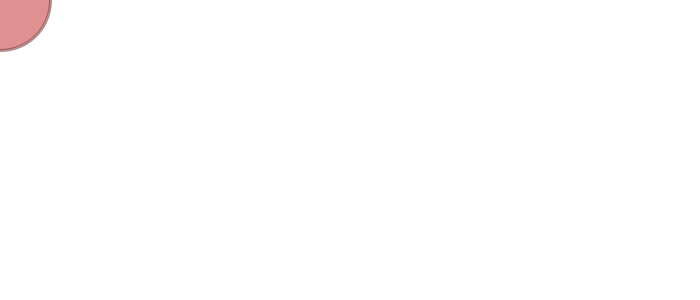
Frame 1 (no input)
Frame 60 (the mouse pressed at the canvas centre just before this capture): identical to frame 1, image omitted
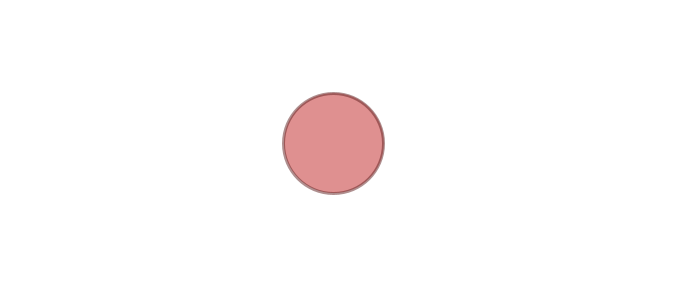
Frame 120 (the mouse held since frame 60 and released just before this capture)

The Processing sketch that drew these frames (run headless with seeded random() and noise(); from frame 60 on, the mouse is pressed at the canvas centre):

// Processing sketch: processing_706
// ── processing_706.pde


// SECTION 1: INTERFACES ////////////////////////////////////////////
/** This interface describes something that 
  * has a discrete, obtainable position.
  */
interface Locatable
{
  float getX();
  float getY();
}

/** This interface describes something that 
  * can be moved around OR warped around.
  * you must be able to call display to execute
  * the entire display cycle.
  */
interface Controllable
{
  void moveTo( float x, float y );
  void jumpTo( float x, float y );
  void display();
}

// SECTION 2: CLASSES ///////////////////////////////////////
/** This Thing class encapsulates something that 
  * is locatable, and controllable either by 
  * setting speed or by setting a destination.
  * the appearance is separated from the positioning,
  * so you must define appearance if you extend this class. 
  */
abstract class Thing implements Controllable 
{
  float x, y, xSpeed, ySpeed, goToX, goToY;

  void display()
  {
    move();
    pushMatrix();
    pushStyle();
    translate( x, y );
    appearance();
    popStyle();
    popMatrix();
  }

  void moveTo( float x, float y )
  {
    this.goToX = x;
    this.goToY = y;  
  }
  
  void jumpTo( float x, float y )
  {
    this.x = x;
    this.y = y;
  }

  /** the appearance method must draw the object
    * at 0, 0.
    */
  abstract void appearance();
  
  /** 
   * the move method is in charge of changing
   * the values of x and y according to rules
   * using the xSpeed and ySpeed or using
   * the easing.
   **/
  abstract void move();
}

/** this is a class that implements "easing" movement. **/
abstract class SoftMover extends Thing
{
  float easing;
  
  SoftMover()
  {
    this.easing = .05;
  }
  
  void setEasing( float easing )
  {
    this.easing = easing;
  }
  
  void move()
  {
    float dx = goToX - x;
    float dy = goToY - y;
    if( abs( dx ) > 1 )
    {
      x += dx * easing;
    }
    if( abs( dy ) > 1 )
    {
      y += dy * easing;
    }
  }
  
  abstract void appearance();
}

/** an "easing" ball. **/
class Ball extends SoftMover
{
  void appearance()
  {
    fill( #BF2121, 127 );
    stroke( #5F1E1E, 127 );
    strokeWeight( 3 );
    ellipse( 0, 0, 100, 100 );
  }
}

// SECTION 3: PROCESSING CODE ///////////////////////////////////

Ball b;

void setup()
{
  size( 700, 300 );
  smooth();
  b = new Ball();
}

void draw()
{
  background( 255, 1 );
  b.moveTo( mouseX, mouseY );
  b.display();
}
    
